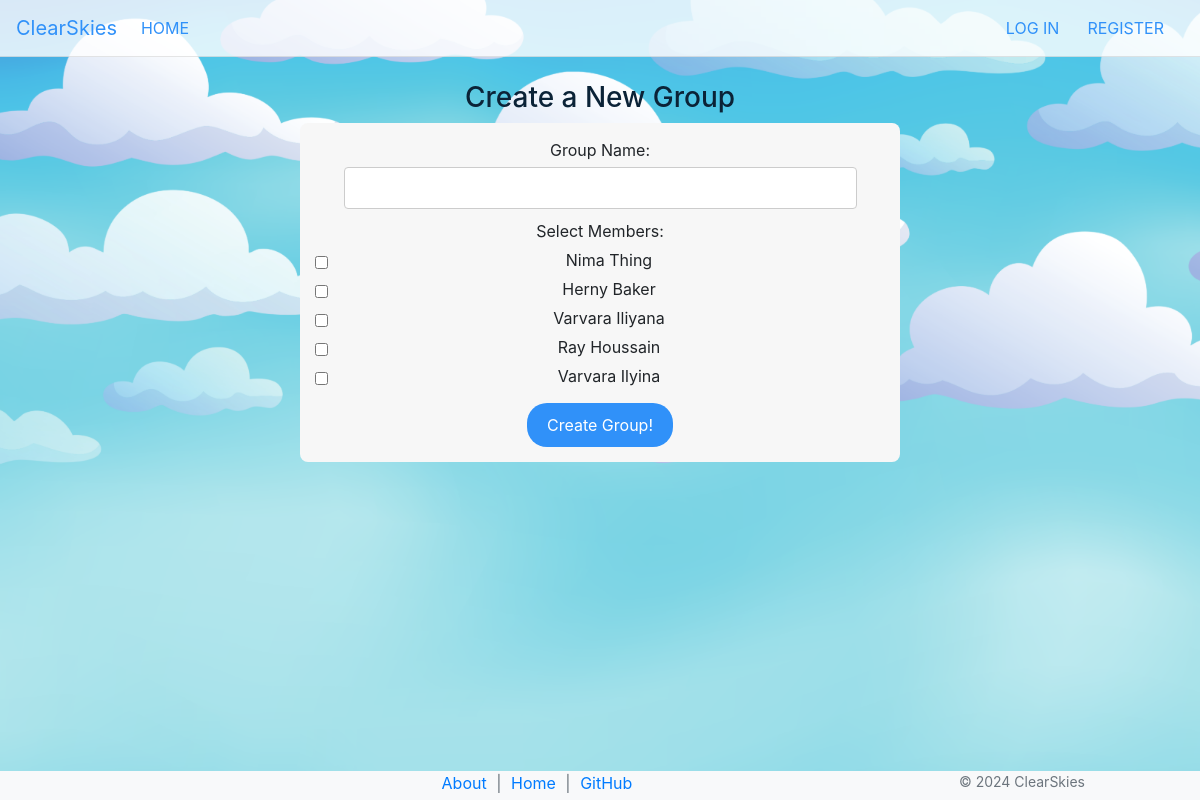
Screenshot of /create_group with the database file from the repository.
### app/models/user.py (models this page shows, shortened)
class User(db.Model, UserMixin):
    __tablename__ = 'users'
    id = db.Column(db.Integer, primary_key=True)
    email = db.Column(db.String(120), unique=True, nullable=False)
    first_name = db.Column(db.String(50), nullable=False)
    last_name = db.Column(db.String(50), nullable=False)
    password_hash = db.Column(db.String(128), nullable=False)
    groups = db.relationship('UserGroup', back_populates='user')
    transactions_as_payer = db.relationship('Transaction', foreign_keys='Transaction.payer_id', backref='payer', lazy='dynamic')
    transactions_as_debtor = db.relationship('Transaction', foreign_keys='Transaction.debtor_id', backref='debtor', lazy='dynamic')

### app/debts.py (the view, shortened to what this page needs)
    @app.route('/create_group', methods=['GET', 'POST'])
    def create_group():
        all_users = User.query.all()
        return render_template('create_group.html', all_users=all_users)

### app/templates/create_group.html (shortened to what this page needs)
{% extends 'layout.html' %}
{% block content %}
<head>
</head>
<body>
    <br>
    <h3 style="text-align: center;">Create a New Group</h3>
    <div id="group-form">
        <form method="POST" action="{{ url_for('create_group') }}">
            <div class="group-entry">
                <label for="group_name">Group Name:</label>
                <input type="text" id="group_name" name="group_name" required>
            </div>
            <div class="group-entry">
                <label>Select Members:</label>
                {% for user in all_users %}
                <div class="member-item">
                    <input type="checkbox" id="member_{{ user.id }}" name="members[]" value="{{ user.id }}">
                    <label for="member_{{ user.id }}">{{ user.first_name }} {{ user.last_name }}</label>
                </div>
                {% endfor %}
            </div>
            <div style="text-align: center;">
                <button type="submit">Create Group!</button>
            </div>
        </form>
    </div>
</body>
{% endblock %}

### app/templates/layout.html (style rules this page uses)
html, body { height: 100%; margin: 0; padding: 0; }
body { background-image: url('/static/rest_layout.png'); background-size: cover; background-position: center; background-repeat: no-repeat; background-attachment: fixed; }
h1, h2, h3, h4, h5, h6 { color: #0b2337; }
button[type="submit"] { background-color: #3091f9; color: white; padding: 10px 20px; border: none; border-radius: 20px; cursor: pointer; }
input[type="text"], input[type="number"] { border-radius: 10px; padding: 6px 10px; border: 1px solid #ccc; }

### app/templates/create_group.html (style rules this page uses)
#group-form { max-width: 600px; margin: auto; padding: 15px; background-color: #f7f7f7; border-radius: 8px; }
.group-entry { display: flex; justify-content: flex-end; align-items: center; margin-bottom: 10px; flex-direction: column; }
.group-entry label { margin-bottom: 5px; flex-basis: 100%; text-align: center; }
.group-entry input[type="text"], .group-entry select { flex-basis: 100%; padding: 8px; border: 1px solid #ccc; border-radius: 4px; width: 90%; }
.member-item { display: flex; align-items: center; justify-content: center; width: 100%; }
.member-item label { margin-left: 5px; }

### rows the page displays
User: first_name "Nima", last_name "Thing"
User: first_name "Herny", last_name "Baker"
User: first_name "Varvara", last_name "Iliyana"
User: first_name "Ray", last_name "Houssain"
User: first_name "Varvara", last_name "Ilyina"
